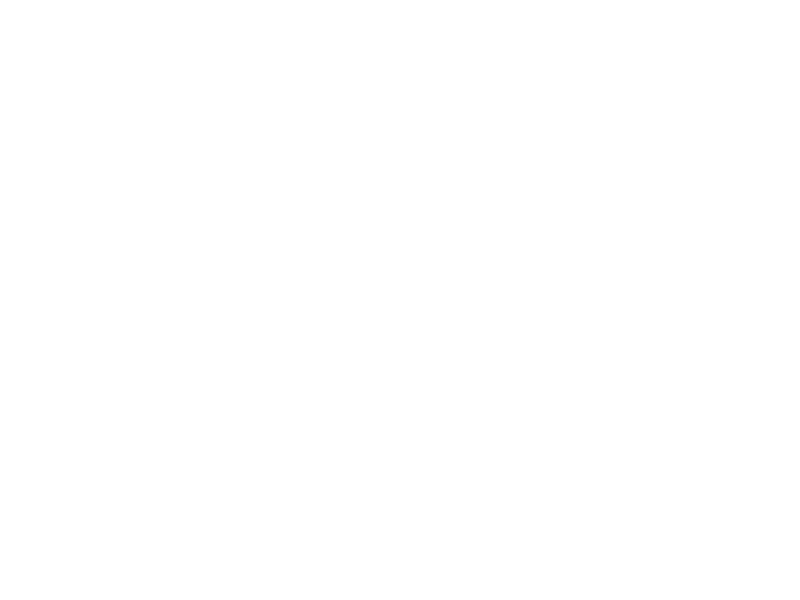
Frame 1 (no input)
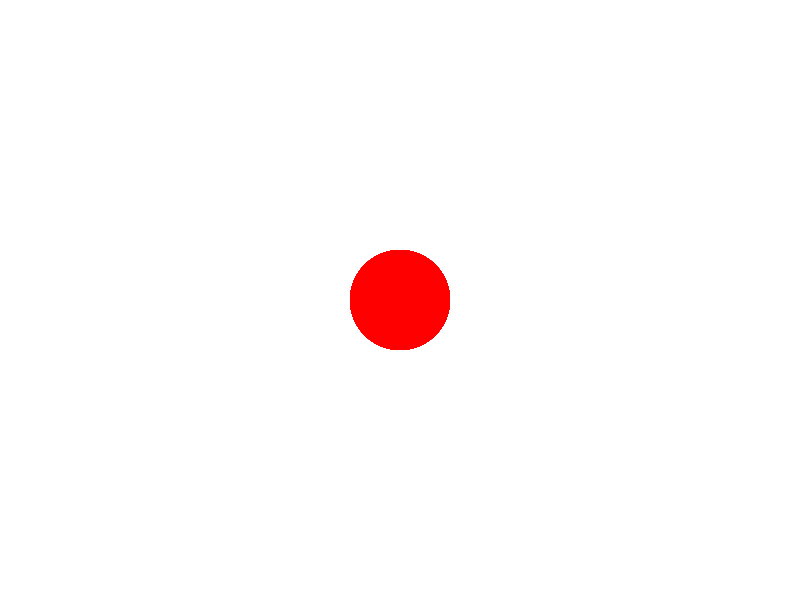
Frame 60 (the mouse pressed at the canvas centre just before this capture)
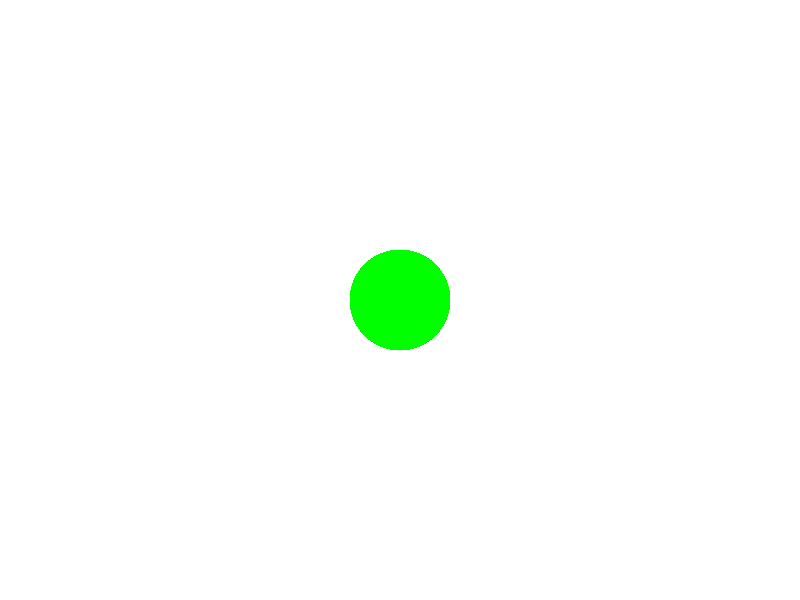
Frame 120 (the mouse held since frame 60 and released just before this capture)

The Processing sketch that drew these frames (run headless with seeded random() and noise(); from frame 60 on, the mouse is pressed at the canvas centre):

// Processing sketch: processing_111298
// ── processing_111298.pde

void setup(){
  size (800,600);
  background(255,255,255);
}

void draw(){
  noStroke();
  smooth();
  ellipse(width/2,height/2,100,100);
  if (mouseX < width/2 ){
  fill(255,0,0);
  }else{
  fill(0,255,0);
}
}
